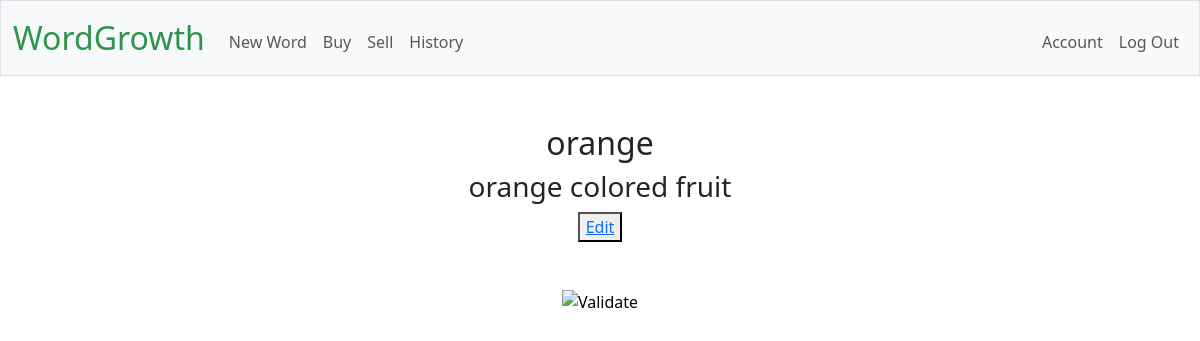
Page /word_view/3 (signed in) on the earlier database version.
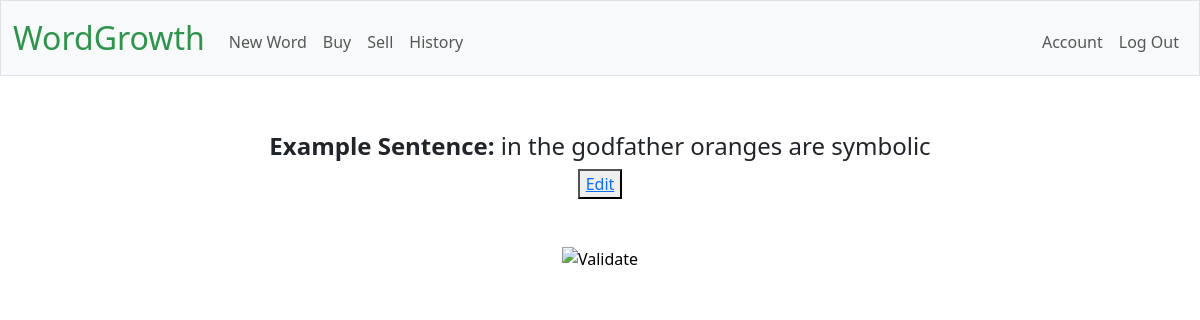
Same page on the later database version.
### tables this page shows
CREATE TABLE "vocabulary" (id INTEGER PRIMARY KEY AUTOINCREMENT, user_id INTEGER, word TEXT NOT NULL, definition TEXT, notes TEXT, example_sentence TEXT, example_media TEXT, FOREIGN KEY (user_id) REFERENCES users(id));

### app.py (the view)
@app.route("/word_view/<int:word_id>")
def word_view(word_id):
    conn = get_db_connection()
    cursor = conn.cursor()
    cursor.execute("SELECT * FROM vocabulary WHERE id=?", [word_id])
    word = cursor.fetchone()
    if word is None:
        return apology("word not found")
    return  render_template("word_view.html", word=word)

### app.py (called while the page is built)
@app.teardown_appcontext
def close_db_connection(exception):
    db = g.pop('db', None)
    if db is not None:
        db.close()

### helpers.py (called while the page is built)
def get_db_connection():
    if 'db' not in g:
        g.db = sqlite3.connect(DATABASE)
        g.db.execute("PRAGMA foreign_keys = ON")  # Enables foreign key checks
        g.db.row_factory = sqlite3.Row # enables dictionaries to be returned not just tuples
    return g.db

### templates/word_view.html (shortened to what this page needs)
{% extends "layout.html" %}
{% block main %}
        <h2>{{ word["word"] }}</h2>
        <h3>{{ word["definition"] }}</h3>
        {% if word["example_sentence"] %}
        <h4><strong>Example Sentence:</strong> {{ word["example_sentence"] }}</h4>
        {% endif %}
        <button><a href="{{ url_for('word_edit', word_id=word['id']) }}">Edit</a></button>
{% endblock %}

Differences in the rows shown:
changed vocabulary: example_sentence (not shown) → "in the godfather oranges are symbolic"; word "orange" → (not shown); definition "orange colored fruit" → (not shown)
Other differences:
text now shown: "Example Sentence:"
